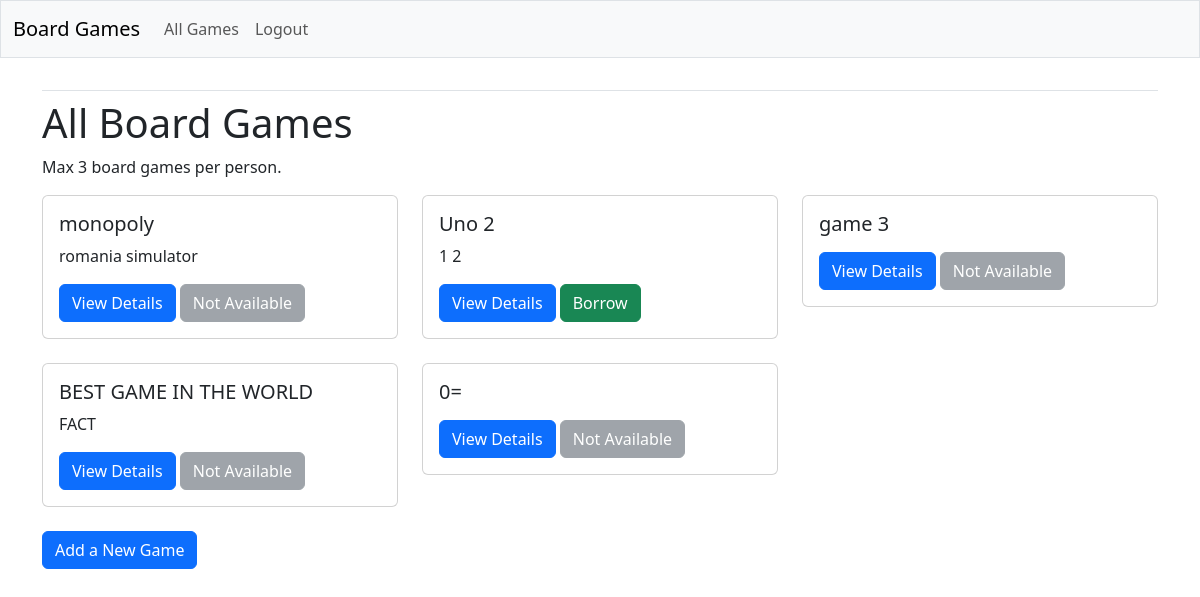
The app's page /games/ (signed in), older data.
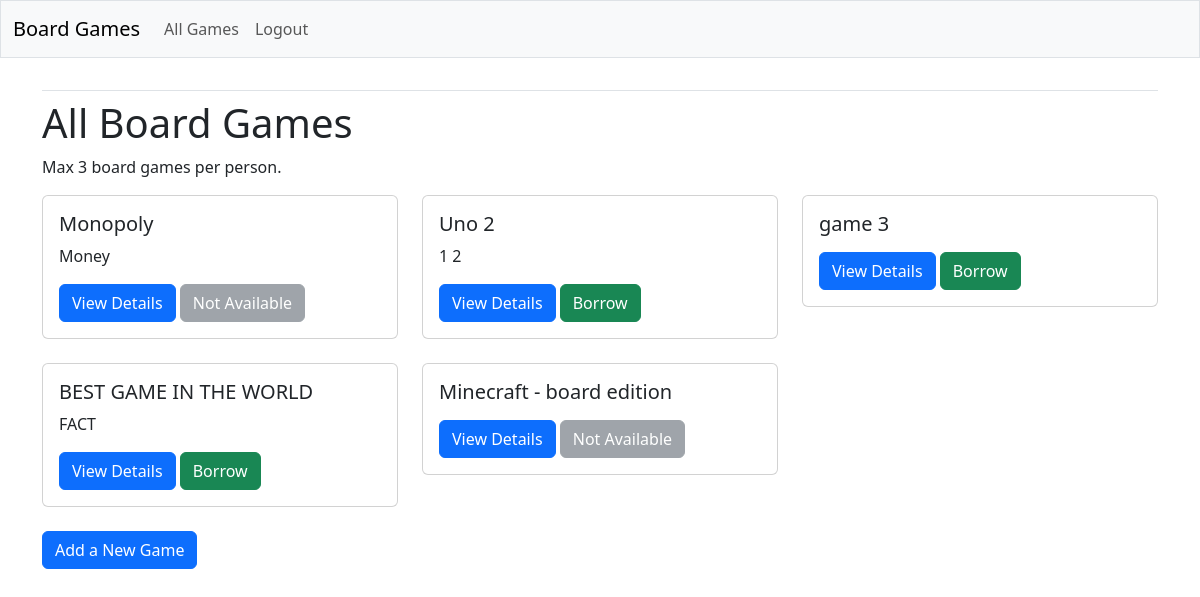
The same page, newer data.
### board_game_club/models.py (models this page shows)
class BoardGame(models.Model):
    title = models.CharField(max_length=200)
    description = models.TextField()
    owner = models.ForeignKey(User, on_delete=models.CASCADE, related_name='games')
    created_at = models.DateTimeField(auto_now_add=True)
    modified_at = models.DateTimeField(auto_now=True)
    is_available = models.BooleanField(default=True)

### board_game_club/views.py (the view)
# urls.py: path('games/', views.game_list, name='game_list'),    # List of games
@login_required
def game_list(request):
    games = BoardGame.objects.all()
    return render(request, 'board_game_club/game_list.html', {'games': games})

### board_game_club/templates/board_game_club/game_list.html
{% extends 'board_game_club/base.html' %}
{% block content %}
<h1>All Board Games</h1>
<p>Max 3 board games per person.</p>
<div class="row">
    {% for game in games %}
    <div class="col-md-4">
        <div class="card mb-4">
            <div class="card-body">
                <h5 class="card-title">{{ game.title }}</h5>
                <p class="card-text">{{ game.description }}</p>
                <a href="{% url 'game_detail' game.id %}" class="btn btn-primary">View Details</a>
                {% if game.is_available %}
                    <a href="{% url 'borrow_game' game.id %}" class="btn btn-success">Borrow</a>
                {% else %}
                    <button class="btn btn-secondary" disabled>Not Available</button>
                {% endif %}
            </div>
        </div>
    </div>
    {% empty %}
    <p>No games available.</p>
    {% endfor %}
</div>
<a href="{% url 'add_game' %}" class="btn btn-primary">Add a New Game</a>
{% endblock %}

### board_game_club/templates/board_game_club/base.html (shortened to what this page needs)
<!doctype html>
<html lang="en">
<head>
  {% load django_bootstrap5 %}
  {% bootstrap_css %}
</head>
<body>
  <nav class="navbar navbar-expand-md navbar-light bg-light mb-4 border">
    <div class="container-fluid">
      <a class="navbar-brand" href="{% url 'home' %}">
          Board Games</a>
      <div class="collapse navbar-collapse" id="navbarCollapse">
        <ul class="navbar-nav me-auto mb-2 mb-md-0">
          <li class="nav-item">
            <a class="nav-link" href="{% url 'game_list' %}">
                All Games</a>
          </li>
          {% if user.is_authenticated %}
                <li class="nav-item">
                  <form method="post" action="{% url 'logout' %}" class="d-inline">
                    <button type="submit" class="btn btn-link nav-link" style="padding: 1; border: none; background: none;">Logout</button>
                  </form>
                </li>
          {% endif %}
        </ul>
      </div>
    </div>
  </nav>
  <main class="container">
    <div class="pb-2 mb-2 border-bottom">
    </div>
    <div>
      {% block content %}{% endblock %}
    </div>
  </main>
</body>
</html>

Row changes from the older to the newer data that the page shows:
changed BoardGame: title "monopoly" → "Monopoly"; description "romania simulator" → "Money"
changed BoardGame "game 3": is_available "Not Available" → "Borrow"
changed BoardGame "BEST GAME IN THE WORLD": is_available "Not Available" → "Borrow"
changed BoardGame: title "0=" → "Minecraft - board edition"
